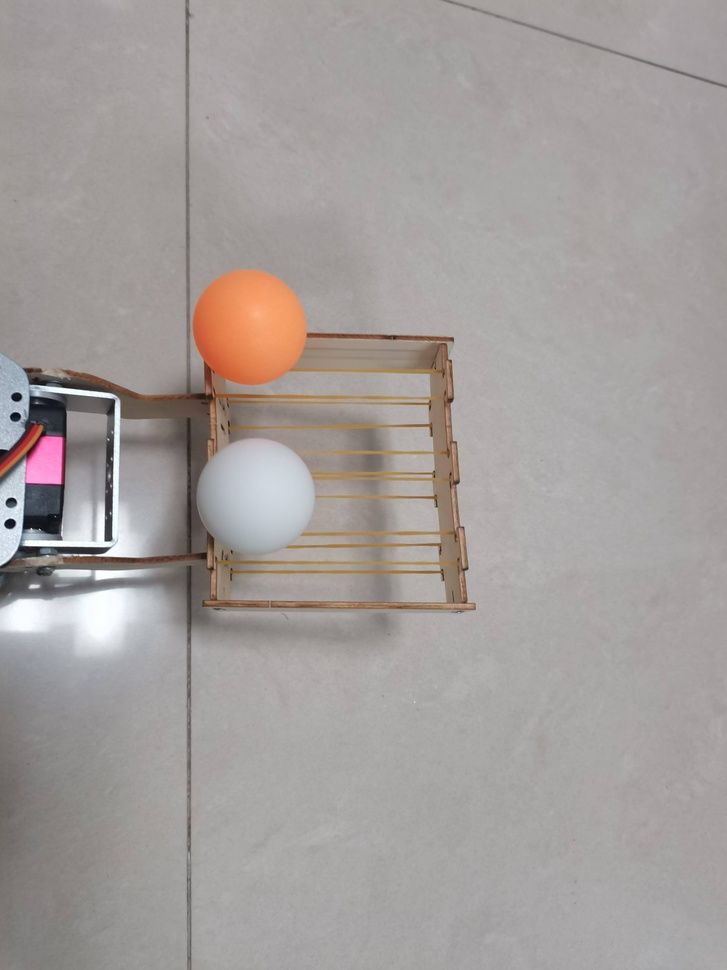
#> input picture pi/5.jpg, 727 x 970 px, shrunk from 3456 x 4608 before the run, given in place of the camera
$ python 'straight picture.py'
#> lines starting #> are read from the running program, lines starting #| are printed output that depends on the picture; after the words box and inside, x2 and y2 are one past the last pixel; in counts of white or black regions, pixels touching at a corner belong together
import cv2
import numpy as np
import os

def capture_and_save_image():
    """捕获一张照片并保存到当前工作目录"""
    cap = cv2.VideoCapture(0)
    if not cap.isOpened():
        print("无法打开摄像头")
        return None

    ret, frame = cap.read()
#> frame is the input picture: shape (970, 727, 3); mean B, G, R 155.5, 157.7, 163.5
    if not ret:
        print("无法读取图像")
        cap.release()
        return None

    # 保存图像到当前工作目录
    image_path = 'captured_image.jpg'
    cv2.imwrite(image_path, frame)
    cap.release()
    return image_path

def update(val):
    """回调函数，用于更新参数并重新处理图像"""
#> called with val = 0
    # 获取滑动条的当前值
    kernel_size = cv2.getTrackbarPos('Kernel Size', 'Control Panel')
    block_size = cv2.getTrackbarPos('Block Size', 'Control Panel')
    C = cv2.getTrackbarPos('C', 'Control Panel')

    # 调整核大小，确保为奇数
    kernel_size = kernel_size if kernel_size % 2 == 1 else kernel_size + 1

    # 创建结构元素
    kernel = np.ones((kernel_size, kernel_size), np.uint8)

    # 读取保存的图像
    frame = cv2.imread('captured_image.jpg')
    if frame is None:
        print("无法读取保存的图像")
        return

    # 转换为灰度图像
    gray = cv2.cvtColor(frame, cv2.COLOR_BGR2GRAY)
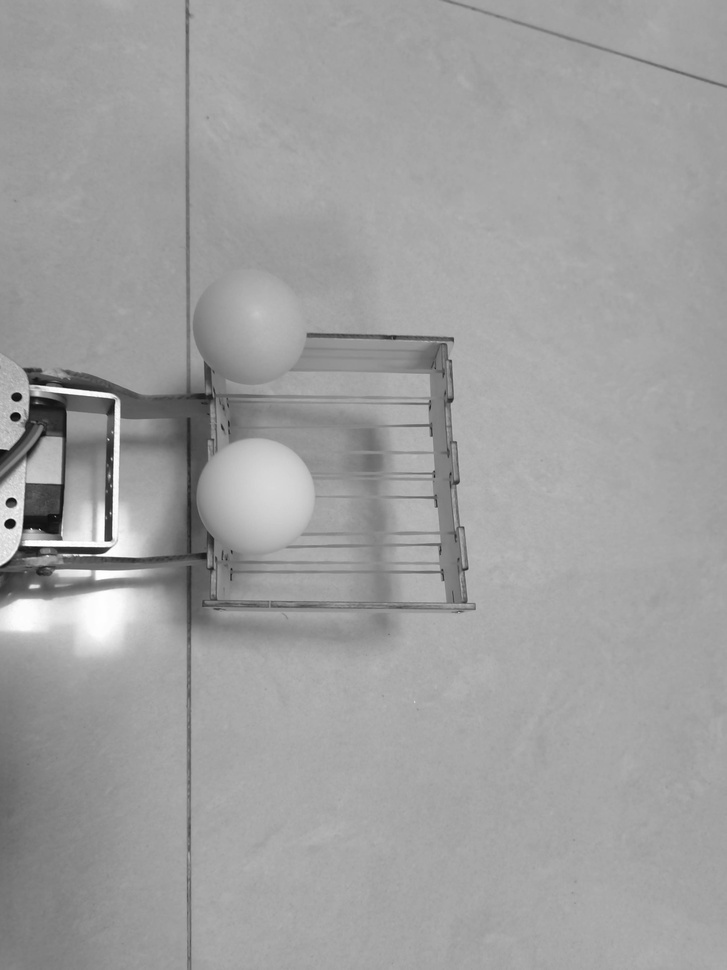
#> gray: shape (970, 727); min 9, max 255, mean 159.2

    # 直方图均衡化，增强图像对比度
    gray = cv2.equalizeHist(gray)
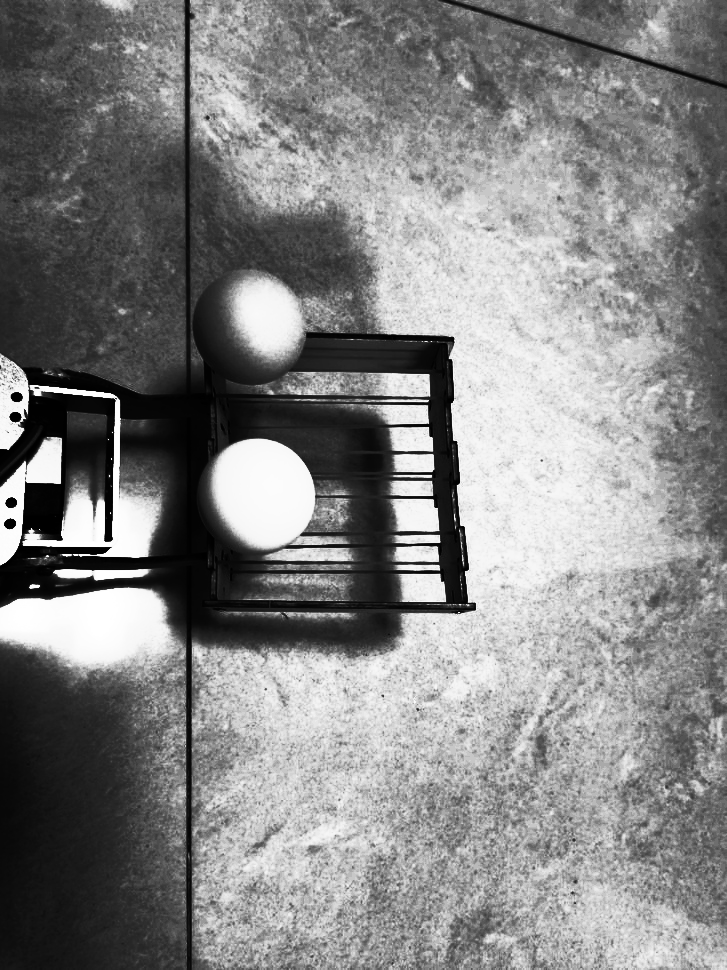
#> gray: shape (970, 727); min 0, max 255, mean 131.7

    # 自适应阈值化：动态调整阈值，减小阴影影响
    white_mask = cv2.adaptiveThreshold(
        gray, 255, cv2.ADAPTIVE_THRESH_MEAN_C,
        cv2.THRESH_BINARY, block_size, C
    )
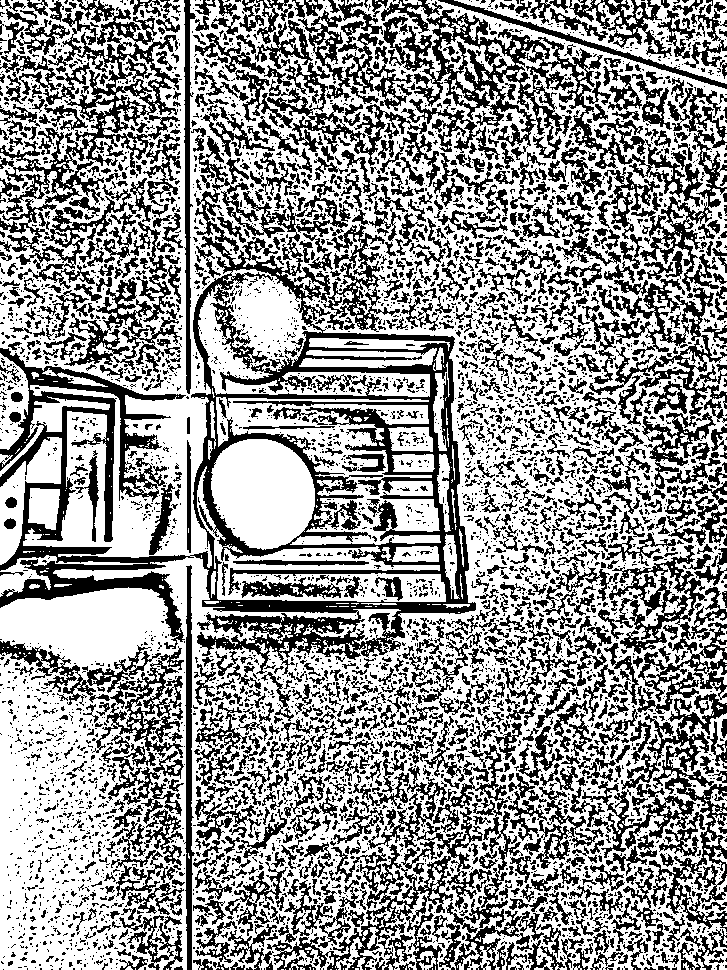
#> white_mask: shape (970, 727); 59.5% white; 5125 black regions (3884 under 20 px), largest, box (x1, y1, x2, y2) and area: (0, 153, 476, 675) 46512, (0, 0, 181, 289) 13075, (383, 9, 703, 207) 11606

    # 形态学操作：开运算去除噪点，再闭运算填补空洞
    white_mask = cv2.morphologyEx(white_mask, cv2.MORPH_OPEN, kernel, iterations=2)
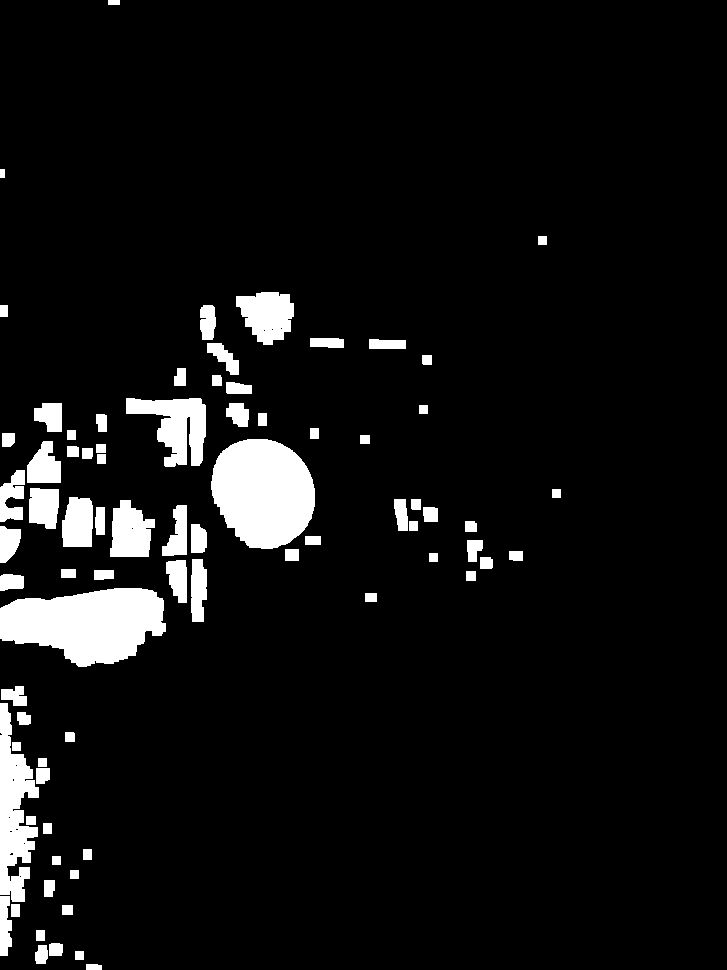
#> white_mask: shape (970, 727); 6.9% white; 78 white regions, largest, box (x1, y1, x2, y2) and area: (0, 588, 166, 667) 9244, (211, 439, 315, 549) 8877, (0, 703, 39, 902) 4517
    white_mask = cv2.morphologyEx(white_mask, cv2.MORPH_CLOSE, kernel, iterations=3)
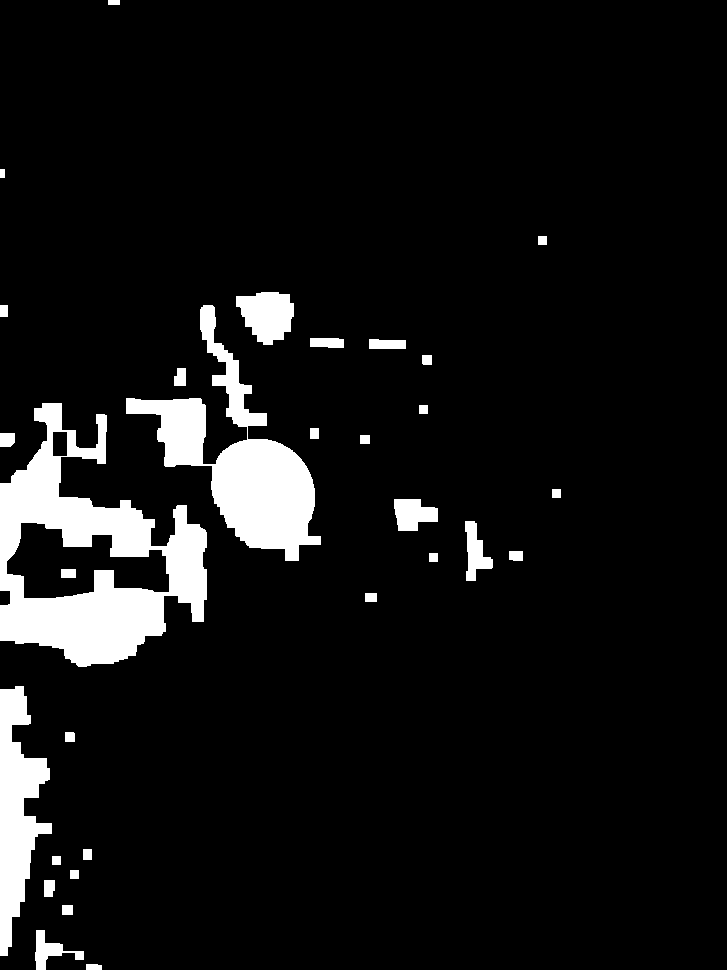
#> white_mask: shape (970, 727); 7.7% white; 31 white regions, largest, box (x1, y1, x2, y2) and area: (0, 403, 207, 667) 23920, (126, 305, 321, 561) 15225, (0, 686, 52, 956) 7382

    # 显示结果
    cv2.imshow('Original Frame', frame)
    cv2.imshow('White Ball Mask', white_mask)

def main():
    # 捕获并保存一张照片
    image_path = capture_and_save_image()
    if image_path is None:
        return

    # 创建窗口
    cv2.namedWindow('Control Panel')

    # 创建滑动条
    cv2.createTrackbar('Kernel Size', 'Control Panel', 5, 21, update)
    cv2.createTrackbar('Block Size', 'Control Panel', 11, 21, update)
    cv2.createTrackbar('C', 'Control Panel', 2, 10, update)

    # 初始化参数
    update(0)

    # 按下'q'键退出循环
    while True:
        key = cv2.waitKey(1) & 0xFF
#> (key q is pressed here)
        if key == ord('q'):
            break

    cv2.destroyAllWindows()

if __name__ == "__main__":
    main()
